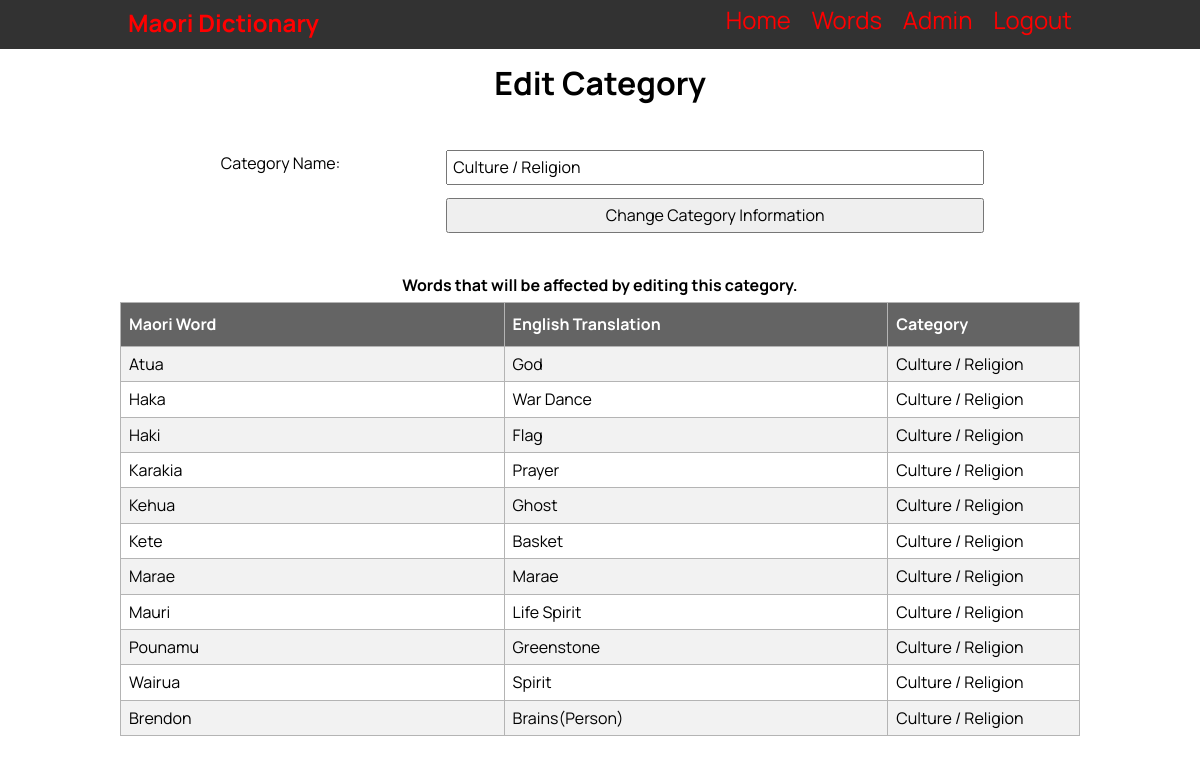
/individual_category/edit_category/4 (signed in), run on an earlier commit of the app's database.
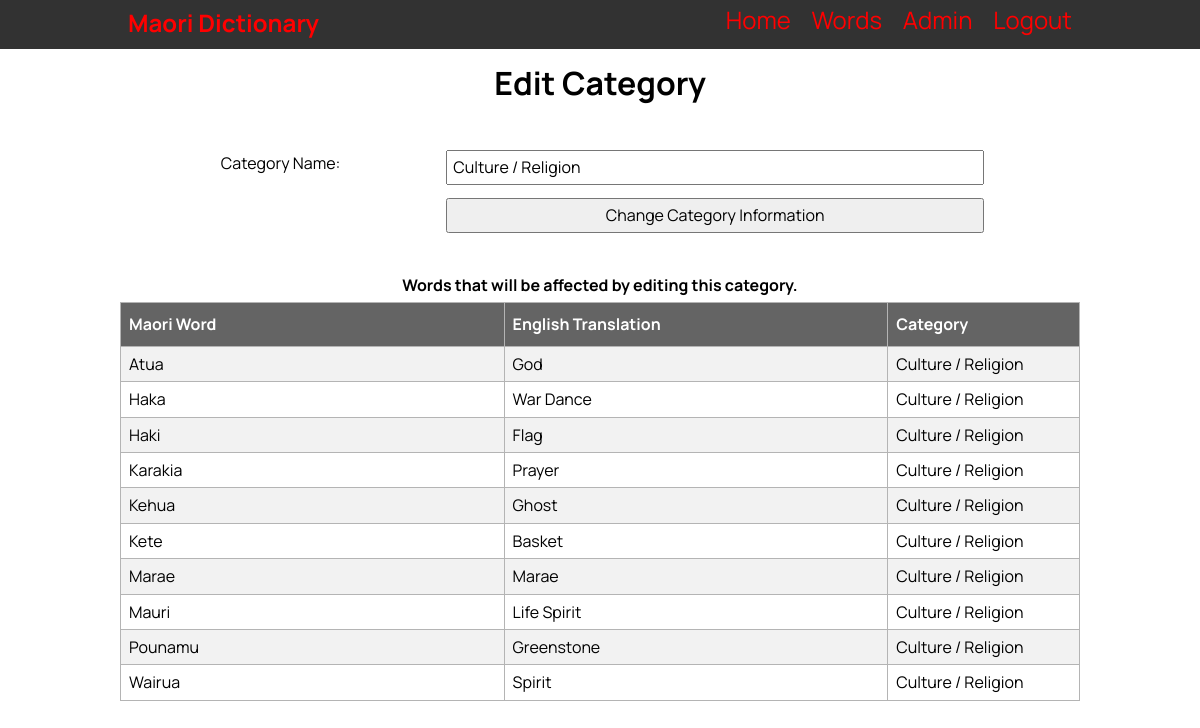
And on a later commit of the database.
### tables this page shows
CREATE TABLE "vocab_list"
(
    id                  integer
        constraint vocab_list_pk
            primary key autoincrement,
    maori_word          varchar(30),
    english_translation varchar(30),
    category            varchar(30),
    definition          varchar(100),
    level               integer,
    last_edited_time    date,
    last_edited_user    varchar(60)
, image_name varchar(30));

### app.py (the view, shortened to what this page needs)
@app.route('/individual_category/edit_category/<category_id>', methods=['POST', 'GET'])
def render_edit_category(category_id):
    if not is_admin():
        return redirect('/')
    category_info = get_category_info(category_id)
    category = (category_info[1]).lower()
    con = create_connection(DATABASE)
    cur = con.cursor()
    query = "SELECT id, maori_word, english_translation, category, level FROM vocab_list WHERE category=?"
    cur.execute(query, (category,))
    word_list = cur.fetchall()
    con.close()
    word_list = reformat_word_list(word_list)
    return render_template('edit_filter.html', page_name='Edit Category' + category_id, logged_in=is_logged_in(),
                           admin=is_admin(), information=category_info, type='category', name='Category', affected_words=word_list)

### app.py (called while the page is built)
def create_connection(db_file):
    try:
        connection = sqlite3.connect(db_file)
        return connection
    except Error as e:
        print(e)
    return None

def is_logged_in():
    if session.get('email') is None:
        return False
    else:
        return True

def is_admin():
    if is_logged_in():
        if session.get('role') == "Teacher" or session.get('role') == "Admin":
            return True
        else:
            return False
    else:
        return False

def reformat_word_list(words):
    word_list = []
    for word in words:
        word = (word[0], str(word[1]).title(), str(word[2]).title(), str(word[3]).title(), word[4])
        word_list.append(word)
    return word_list

def get_category_info(category_id):
    con = create_connection(DATABASE)
    cur = con.cursor()
    query = "SELECT * FROM category WHERE id = ?"
    cur.execute(query, (category_id,))
    category_info = cur.fetchall()
    con.close()
    category_info = reformat_category_list(category_info)
    return category_info[0]

### templates/edit_filter.html
{% extends "base.html" %}
{% block pageheading %}Edit {{ name }}{% endblock %}
{% block main %}
<form class="my-form" method="POST">
  {% if type != "level" %}
    <div class="form-group">
      <div class="form-label">{{ name }} Name:</div>
      <div class="form-element"><input type="text" name="filter_name" id="filter_name" value="{{ information[1] }}"></div>
    </div>
  {% else %}
    <div class="form-group">
      <div class="form-label">{{ name }} Number:</div>
      <div class="form-element"><input type="number" name="filter_number" id="filter_number" value="{{ information[1] }}"></div>
    </div>
  {% endif %}
  <div class="form-group">
    <div class="form-label"></div>
    <div class="form-element"><input type="submit" value="Change {{ name }} Information"></div>
  </div>
</form>
<br>
<h4>Words that will be affected by editing this {{ type }}.</h4>
    <table id="word_list">
      <tr>
        <th style="width:40%">Maori Word</th>
        <th style="width:40%">English Translation</th>
        <th style="width:20%">{{ name }}</th>
      </tr>
      {% for word in affected_words %}
        <tr>
          <td>{{ word[1] }}</a></td>
          <td>{{ word[2] }}</td>
          <td>{{ word[3] }}</td>
        </tr>
      {% endfor %}
    </table>
{% endblock %}

What changed in the data, as far as the page shows it:
removed vocab_list: maori_word "Brendon", english_translation "Brains(Person)", category "Culture / Religion"
